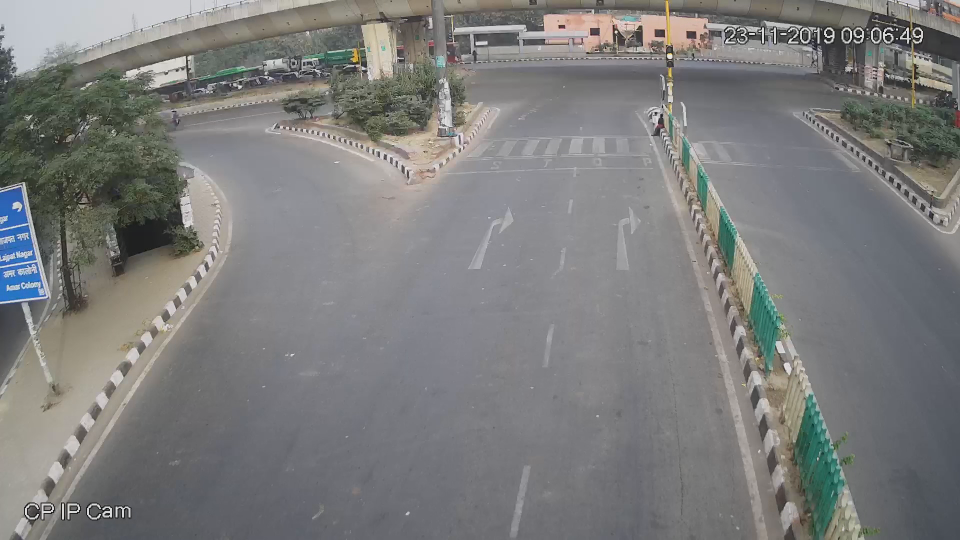
//> input picture bg.png, 1920 x 1080 px (shown at 1/2 size)
$ ./try2   (built with g++ and OpenCV 4)
//> lines starting //> are read from the running program, lines starting //| are printed output that depends on the picture; after the words box and inside, x2 and y2 are one past the last pixel; in counts of white or black regions, pixels touching at a corner belong together; pictures that were not available may be replaced by others from this repository, and a replacement may not be noted
// #include <fstream.h>
#include <opencv2/opencv.hpp>
#include <sys/stat.h>
#include <unistd.h>
#include <string>
#include <fstream>
#include <regex>

#define pb push_back
#define fast ios_base::sync_with_stdio(false), cin.tie(NULL), cout.tie(NULL);
#define endl "\n"
#define ff first
#define ss second
#define ll long long int
#define mod (ll) 1e9 + 7
using namespace cv;
using namespace std;

struct userdata {
    Mat im;
    vector<Point2f> points;
};


void mouseHandler(int event, int x, int y, int flags, void* data_ptr) {
    if  (event == 1) {
        // Taking input of the mouse click
        userdata *data = ((userdata *) data_ptr);
        // Using small red/(black in grayscale) dots/circles wherever the mouse clicks for user to know
        circle(data->im, Point(x,y),2,Scalar(0,0,600), 5, cv::LINE_AA);
        // To show the Image with Red dots
        imshow("Image", data->im);
        // Saving the co-ordinates of mouse click in data
        data->points.push_back(Point2f(x,y));

    }
}

// [16 lines left out: functions checkImage, isImageFile, not called in this run]

void cropImage(Mat &croppedImage, Mat &bird_view, vector<pair<int, int>> &mouse_clicks, vector<pair<int, int>> &crop_this, userdata &data, Mat &h) {
  for(int i=0; i<4; i++) {
      mouse_clicks[i].ff = data.points[i].x;
      mouse_clicks[i].ss = data.points[i].y;

      Mat pt1 = (Mat_<double>(3, 1) << mouse_clicks[i].ff, mouse_clicks[i].ss, 1);
      Mat pt2 = h*pt1;
      pt2 /= pt2.at<double>(2);

      crop_this[i].ff = pt2.at<double>(0);
      crop_this[i].ss = pt2.at<double>(1);
  }
  int crop_w = crop_this[2].ff - crop_this[0].ff;
  int crop_h = crop_this[1].ss - crop_this[0].ss;
  Mat ROI(bird_view, Rect(crop_this[0].ff, crop_this[0].ss, crop_w, crop_h));

  ROI.copyTo(croppedImage);
}

void destPoints(vector<Point2f> &pts_dst){
  pts_dst.pb(Point2f(472,52));
  pts_dst.pb(Point2f(472, 830));
  pts_dst.pb(Point2f(800, 830));
  pts_dst.pb(Point2f(800, 52));

}

// [14 lines left out: functions isFileExist, checkFile, not called in this run]

// [9 lines of commented-out code are left out]

Mat subtract_bg(Mat background, Mat current) {
    Size size = background.size();
    Mat sub_image_return = Mat::zeros(size,CV_8UC1);
    for (int y = 0; y < sub_image_return.rows; y++) {
        for (int x = 0; x < sub_image_return.cols; x++) {
                    // Subtract the two images
                    sub_image_return.at<uchar>(y, x) = background.at<uchar>(y, x) - current.at<uchar>(y, x);
        }
    }
    return sub_image_return;
}

float queueDensity(Mat croppedFilteredFrame){
    float white = 0.0;
    for(int i=0; i<croppedFilteredFrame.rows; i++) {
        for(int j=0; j<croppedFilteredFrame.cols; j++) {
            float v = (float)croppedFilteredFrame.at<uchar>(i, j);
            if(v > 10) white++;
            // cout<<v<<" ";
        }
        // cout<<endl;
    }
    return (white)/((float)croppedFilteredFrame.total());

    // [4 lines of commented-out code are left out]
}

float movingDensity(Mat previousFrame, Mat currentFrame){
    Mat flow(previousFrame.size(), CV_32FC2);
    calcOpticalFlowFarneback(previousFrame, currentFrame, flow, 0.5, 3, 15, 3, 5, 1.2, 0);

    Mat flow_parts[2];

    split(flow, flow_parts);

    Mat magnitude, angle, magn_norm;
    cartToPolar(flow_parts[0], flow_parts[1], magnitude, angle, true);

    normalize(magnitude, magn_norm, 0.0f, 1.0f, NORM_MINMAX);

    angle *= ((1.f / 360.f)*(180.f / 255.f));

    Mat _hsv[3], hsv, hsv8, bgr;
    _hsv[0] = angle;
    _hsv[1] = Mat::ones(angle.size(), CV_32F);
    _hsv[2] = magn_norm;

    merge(_hsv, 3, hsv);
    hsv.convertTo(hsv8, CV_8U, 255.0);

    float movement = sum(hsv8)[2];
    float maxMovement = hsv8.total()*255.0;

    float movingDensity = movement/maxMovement;
return movingDensity;
} // what the fuck is happening in this function

// [17 lines left out: functions filterImage, print_pixels, not called in this run]

int main(int argc, char** argv) {
// [10 lines of commented-out code are left out]
    string name = "bg.png";

    Mat im_src = imread(name);
//> im_src is the input picture: 1080 rows x 1920 cols, CV_8UC3; mean B, G, R 123.9, 124.4, 124.1
    cvtColor(im_src, im_src, COLOR_BGR2GRAY);
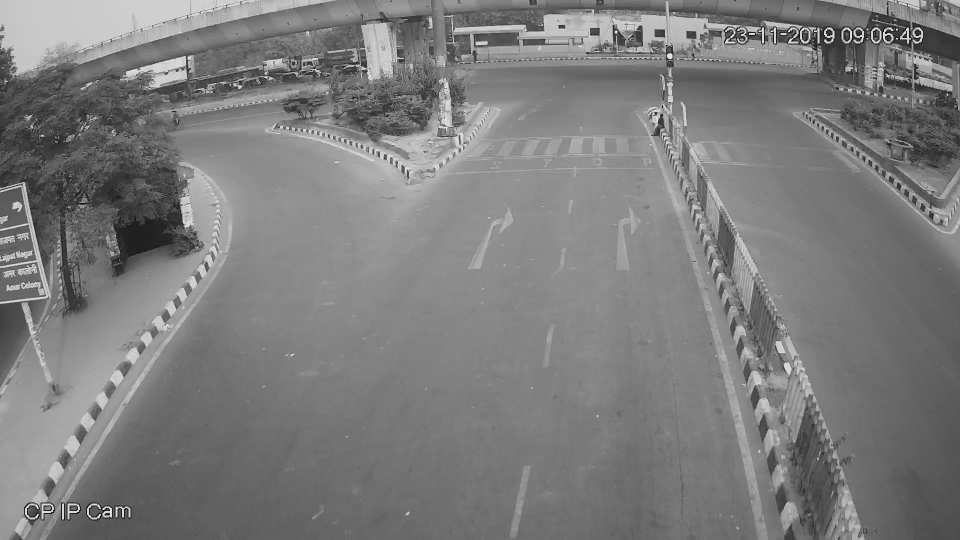
//> im_src: 1080 rows x 1920 cols, CV_8UC1 (shown at 1/2 size); min 5, max 245, mean 124.2
    Size size = im_src.size();
//> size = Size(1920, 1080)
    Mat im_dst = Mat::zeros(size,CV_8UC1);
    // cvtColor(im_dst, im_dst, COLOR_BGR2GRAY);

    // Create vector and add destination points to it
    vector<Point2f> pts_dst;
    destPoints(pts_dst);

    // Set data for mouse event
    Mat im_temp = im_src.clone();
    // cvtColor(im_temp, im_temp, COLOR_BGR2GRAY);
    userdata data;
    data.im = im_temp;

    cout << "Choose four points in anti-clockwise fashion, starting from top-left. \n Then press Enter." << endl;

    // Show image and wait for mouse clicks
    imshow("Image", im_temp);
    setMouseCallback("Image", mouseHandler, &data);
    waitKey(0);
//> the left mouse button is pressed and released at (480, 270)
//> in mouseHandler, `circle(data->im, Point(x,y),2,Scalar(0,0,600), 5, cv::LINE_AA);`: data->im: 1080 rows x 1920 cols, CV_8UC1; 115 pixels changed, all inside (x1, y1, x2, y2) = (474, 265, 487, 277)
//> the left mouse button is pressed and released at (1440, 270)
//> in mouseHandler (call 3), `circle(data->im, Point(x,y),2,Scalar(0,0,600), 5, cv::LINE_AA);`: data->im: 1080 rows x 1920 cols, CV_8UC1; min 0, max 245, mean 124.2
//> the left mouse button is pressed and released at (1440, 810)
//> in mouseHandler (call 5), `circle(data->im, Point(x,y),2,Scalar(0,0,600), 5, cv::LINE_AA);`: data->im: 1080 rows x 1920 cols, CV_8UC1; min 0, max 245, mean 124.2
//> the left mouse button is pressed and released at (480, 810)
//> in mouseHandler (call 7), `circle(data->im, Point(x,y),2,Scalar(0,0,600), 5, cv::LINE_AA);`: data->im: 1080 rows x 1920 cols, CV_8UC1; min 0, max 245, mean 124.2

    // Calculate the homography & warp source image to destination
    Mat h = findHomography(data.points, pts_dst);
    warpPerspective(im_src, im_dst, h, size);
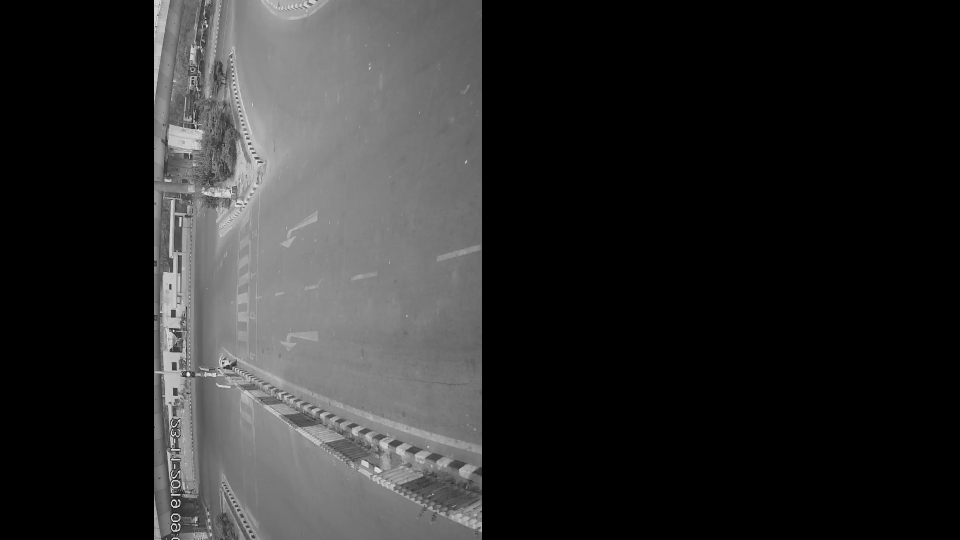
//> im_dst: 1080 rows x 1920 cols, CV_8UC1 (shown at 1/2 size); min 0, max 237, mean 43.7

    Mat bg_warp = Mat::zeros(size,CV_8UC1);  /// f grayscale karna hai abhi
    warpPerspective(im_src, bg_warp, h, size);

    Mat cropped_bg_warp;
    vector<pair<int, int>> mouse_clicks(4, {0, 0});
    vector<pair<int, int>> crop_this(4, {0, 0});
    cropImage(cropped_bg_warp, bg_warp, mouse_clicks, crop_this, data, h);
//> the loop in cropImage, `for(int i=0; i<4; i++)` made 4 passes
//> (pt1, pt2) on passes 1 to 4: ([480, 270, 1], [472, 52, 1]), ([1440, 270, 1], [472, 830, 1]), ([1440, 810, 1], [800, 830, 1]), ([480, 810, 1], [800, 52, 1])
//> in cropImage, `int crop_w = crop_this[2].ff - crop_this[0].ff;`: crop_w = 329
//> in cropImage, `int crop_h = crop_this[1].ss - crop_this[0].ss;`: crop_h = 779
//> in cropImage, `Mat ROI(bird_view, Rect(crop_this[0].ff, crop_this[0].ss, crop_w, crop..`:
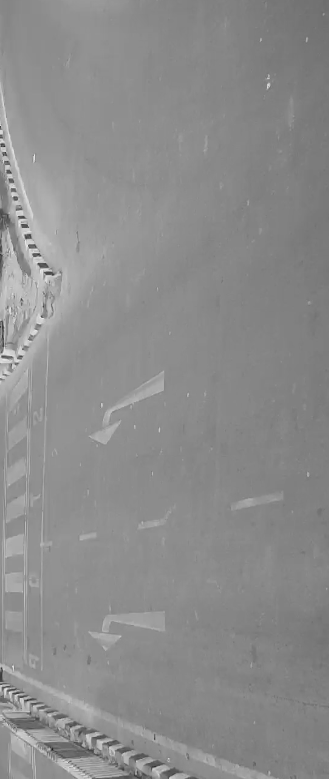
//> ROI: 779 rows x 329 cols, CV_8UC1; min 27, max 234, mean 140.1
//> mouse_clicks = 4 pairs: [480, 270], [1440, 270], [1440, 810], [480, 810]; crop_this = 4 pairs: [471, 51], [471, 830], [800, 830], [800, 51]
    // cvtColor(bg_warp, bg_warp, COLOR_BGR2GRAY);
//------------------------------------------------------------------------------------------
    VideoCapture vid("trafficvideo.mp4");
    // VideoCapture vid("trafficsmall.mp4");

    double n = vid.get(CAP_PROP_FRAME_COUNT);
    // print number of frames
    // cout << n;
    if(!vid.isOpened()) {
        cout<<"Error unable to open video"<<endl;
        return -1;
    }
    ofstream out_file("out.txt");
    Mat frame;
    vid >> frame;
    // cvtColor(frame, frame, COLOR_BGR2GRAY);
        // imshow("Frame", frame);
    Mat warped_frame = Mat::zeros(size,CV_8UC1);
    cvtColor(frame, frame, COLOR_BGR2GRAY);
    warpPerspective(frame, warped_frame, h, size);
    Mat cropped_warped_frame;
    cropImage(cropped_warped_frame, warped_frame, mouse_clicks, crop_this, data, h);
//> the loop in cropImage (call 2), `for(int i=0; i<4; i++)` made 4 passes
    imshow("View corrected", warped_frame);
    // imshow("bg_warp", bg_warp);
    Mat subtracted_warped_cropped = subtract_bg(cropped_bg_warp, cropped_warped_frame);
//> after the loop in subtract_bg, `for (int y = 0; y < sub_image_return.rows; y++)`: sub_image_return: 779 rows x 329 cols, CV_8UC1; every value is 0
    // print_pixels(subtracted_warped);
    imshow("subtracted", subtracted_warped_cropped);
    // float v = queueDensity(subtracted_warped_cropped);
    // out_file << to_string(v) << endl;

    Mat prev_frame = cropped_warped_frame;
    int c=1;
    ll d=0;
    while(1) {
        // c += 1;
        d += 1;
        // c %= 5;
        Mat frame;
        vid >> frame;
        if(frame.empty()) break;
        // cvtColor(frame, frame, COLOR_BGR2GRAY);
        // if(c == 1) {
        if(d) {
            // imshow("Frame", frame);
            Mat warped_frame = Mat::zeros(size,CV_8UC1);  /// f grayscale karna hai abhi
            cvtColor(frame, frame, COLOR_BGR2GRAY);
            warpPerspective(frame, warped_frame, h, size);
            Mat cropped_warped_frame;
            cropImage(cropped_warped_frame, warped_frame, mouse_clicks, crop_this, data, h);
            imshow("View corrected", warped_frame);
            // imshow("bg_warp", bg_warp);
            Mat subtracted_warped_cropped = subtract_bg(cropped_bg_warp, cropped_warped_frame);
            // print_pixels(subtracted_warped);
            imshow("subtracted", subtracted_warped_cropped);
            float queue_d = queueDensity(subtracted_warped_cropped);
//> after the loop in queueDensity, `for(int i=0; i<croppedFilteredFrame.rows; i++)`: white = 0
//> queue_d = 0

            float dynamic_d = movingDensity(prev_frame, cropped_warped_frame);
//> in movingDensity, `split(flow, flow_parts);`:
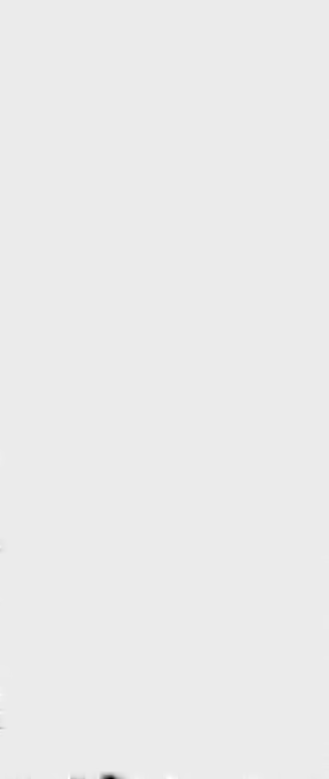
//> flow_parts[1]: 779 rows x 329 cols, CV_32FC1; min -0.27, max 0.0221, mean -6.01e-05; drawn with min black and max white
//> in movingDensity, `cartToPolar(flow_parts[0], flow_parts[1], magnitude, angle, true);`:
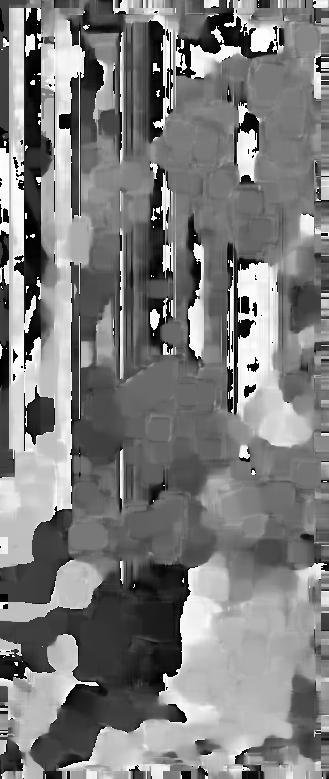
//> angle: 779 rows x 329 cols, CV_32FC1; min 7.79e-05, max 360, mean 175.9; drawn with min black and max white
//> in movingDensity, `angle *= ((1.f / 360.f)*(180.f / 255.f));`:
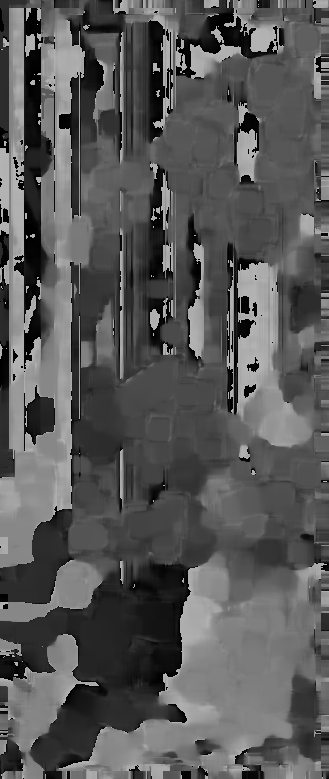
//> angle: 779 rows x 329 cols, CV_32FC1; min 1.53e-07, max 0.706, mean 0.345
//> in movingDensity, `_hsv[1] = Mat::ones(angle.size(), CV_32F);`: _hsv[1]: 779 rows x 329 cols, CV_32FC1; every value is 1
//> in movingDensity, `merge(_hsv, 3, hsv);`:
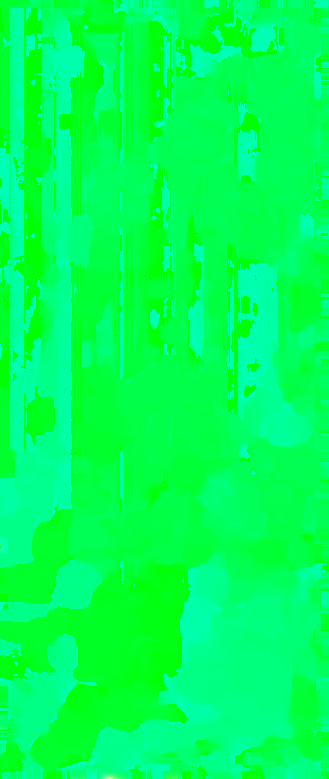
//> hsv: 779 rows x 329 cols, CV_32FC3; mean B, G, R 0.345, 1, 0.000292
//> in movingDensity, `float movement = sum(hsv8)[2];`: movement = 18328
//> in movingDensity, `float movingDensity = movement/maxMovement;`: movingDensity = 0.00028
//> dynamic_d = 0.00028

            prev_frame = cropped_warped_frame;
            out_file << d << " " << to_string(queue_d) << " " << to_string(dynamic_d) << endl;
            cout << d << " " << queue_d << " " << dynamic_d <<endl;
//| 1 0 0.000280441
//| 2 0 0.000280441
            d %= mod;
        }

        char c = (char)waitKey(25);
//> the Esc key is pressed
        if(c == 27) break;
    }
    out_file.close();
    vid.release();
    destroyAllWindows();
    return 0;
}
